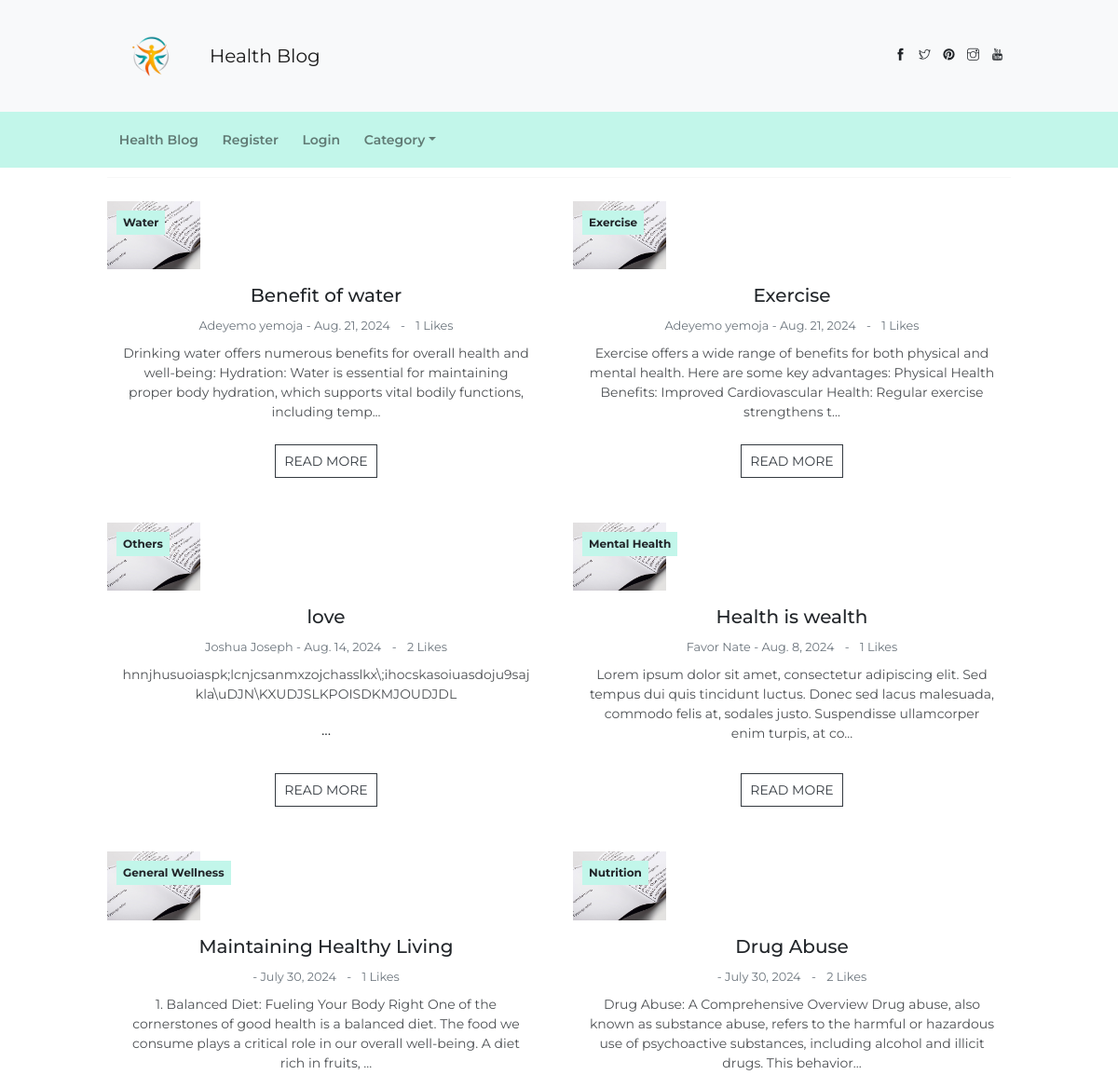
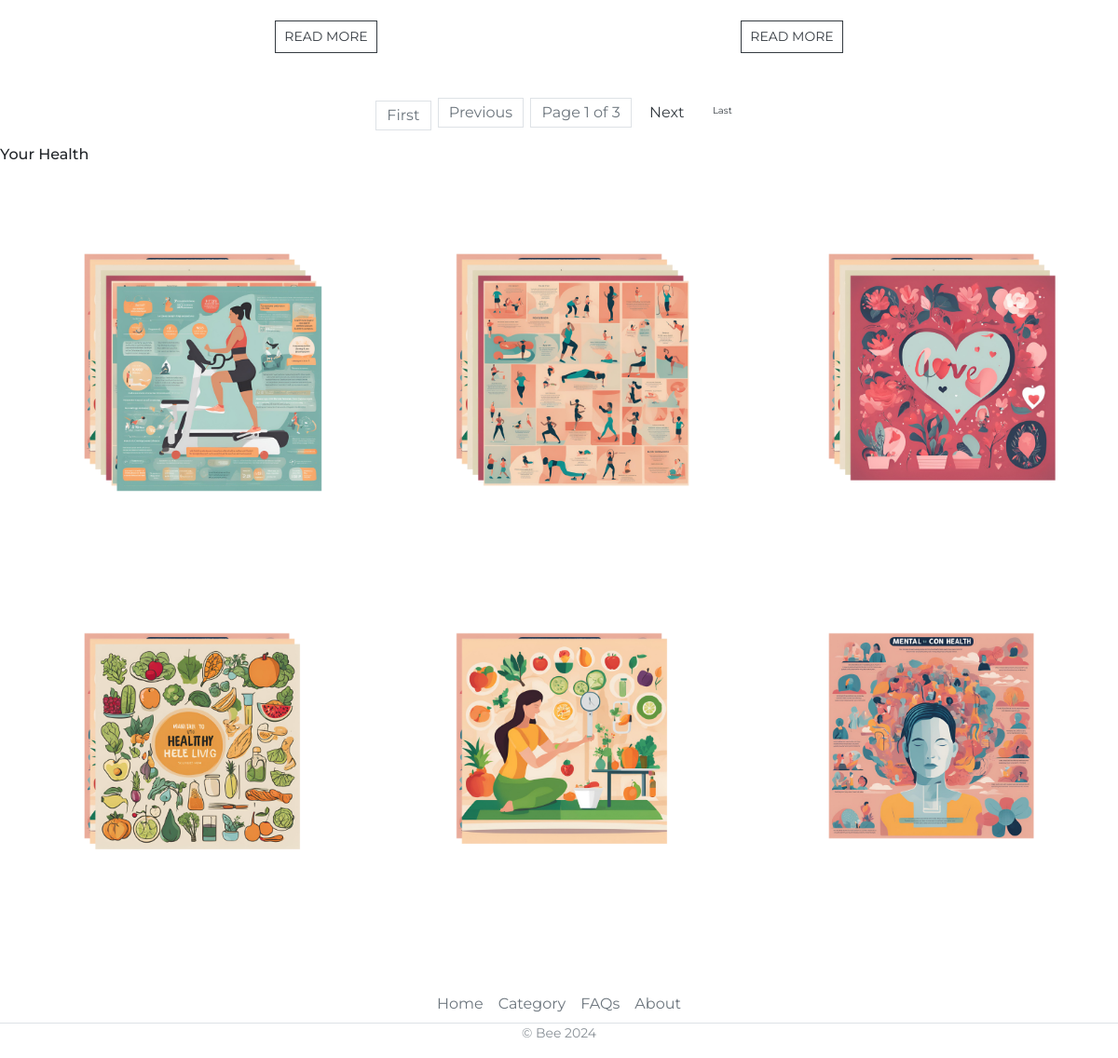
The page / on the database its author committed (2 pictures, top to bottom).
### blog/models.py (models this page shows, shortened)
class Post(models.Model):
    title = models.CharField(max_length=100)
    title_tag = models.CharField(max_length=100)
    author = models.ForeignKey(User, on_delete=models.CASCADE)
    body = models.TextField()
    date_created = models.DateField(auto_now_add=True)
    category = models.CharField(max_length=100, default= 'Nutrition')
    likes = models.ManyToManyField(User, related_name='blog_posts')
    def total_likes(self):
        return self.likes.count()

### blog/views.py (the view)
# urls.py: path('', HomeView.as_view(), name='home'),
class HomeView(ListView):
    model = Post
    template_name = 'home.html'
    ordering = ['-date_created' ]
    paginate_by = 6
    def get_context_data(self, * args ,**kwargs):
        cat_menu = Category.objects.all()
        context = super(HomeView, self).get_context_data(* args ,**kwargs)
        context["cat_menu"] = cat_menu
        for post in context['object_list']:
            post.total_likes = post.total_likes()
        return context

### blog/models.py (called while the page is built)
    def __str__(self):
        return self.name

### templates/home.html (shortened to what this page needs)
{% extends 'base.html' %}
{% load static %}
{% block content %}
<div class="container">
    <div class="page-container">
        <div class="page-content">
            <hr>
            <div class="row">
                {% for post in object_list %}
                    <div class="col-lg-6 mb-5">
                        <div class="card text-center h-100">
                            <div class="card-header p-0">
                                <div class="blog-media position-relative">
                                    <img src="{% static 'blog/imgs/blog-2.jpg' %}" alt="" class="w-100">
                                    <a href="{% url 'category' post.category %}" class="badge badge-primary position-absolute" style="top: 10px; left: 10px;">{{ post.category }}</a>
                                </div>
                            </div>
                            <div class="card-body px-3" >
                                <h5 class="card-title mb-2">{{post.title }}</h5>
                                <small class="small text-muted">
                                    {{ post.author.first_name }} {{ post.author.last_name }} - {{ post.date_created }}
                                    <span class="px-2">-</span>
                                    <a href="#" class="text-muted">{{ post.total_likes }} Likes</a>
                                </small>
                                <p class="my-2"> {{ post.body|slice:":200"|safe }}...</p>
                            </div>
                            <div class="card-footer p-0 text-center">
                                <a href="{% url 'article-detail' post.pk %}" class="btn btn-outline-dark btn-sm">READ MORE</a>
                            </div>
                        </div>
                    </div>
                    {% if forloop.counter|divisibleby:"2" and not forloop.last %}
                        </div><div class="row">
                    {% endif %}
                {% endfor %}
            </div>
        </div>
    </div>
</div>
                <nav aria-label="Page navigation example">
                    <ul class="pagination justify-content-center">
                        {% if page_obj.has_previous %}
                            <li class="page-item">
                                <a class="page-link" href="?page=1">First</a>
                            </li>
                            <li class="page-item">
                                <a class="page-link" href="?page={{ page_obj.previous_page_number }}">Previous</a>
                            </li>
                        {% else %}
                            <li class="page-item disabled">
                                <span class="page-link">First</span>
                            </li>
                            <li class="page-item disabled">
                                <span class="page-link">Previous</span>
                            </li>
                        {% endif %}
                        <li class="page-item disabled">
                            <span class="page-link">Page {{ page_obj.number }} of {{ page_obj.paginator.num_pages }}</span>
                        </li>
                        {% if page_obj.has_next %}
                            <li class="page-item">
                                <a class="page-link" href="?page={{ page_obj.next_page_number }}">Next</a>
                            </li>
                            <li class="page-item">
                                <a class="page-link" href="?page={{ page_obj.paginator.num_pages }}">Last</a>
                            </li>
                        {% endif %}
                    </ul>
                </nav>
            <h6 class="column-row">Your Health</h6>
            <div class="row px-3">
                <div class="col-4 p-1 figure">
                    <a href="#" class="figure-img">
                        <img src="{% static 'blog/imgs/insta-1.png' %}" alt="">
                    </a>
                </div>
                <div class="col-4 p-1 figure">
                    <a href="#" class="figure-img">
                        <img src="{% static 'blog/imgs/insta-2.png' %}" alt="" class="w-100 m-0">
                    </a>
                </div>
                <div class="col-4 p-1 figure">
                    <a href="#" class="figure-img">
                        <img src="{% static 'blog/imgs/insta-3.png' %}" alt="" class="w-100">
                    </a>
                </div>
                <div class="col-4 p-1 figure">
                    <a href="#" class="figure-img">
                        <img src="{% static 'blog/imgs/insta-4.png' %}" alt="" class="w-100 m-0">
                    </a>
                </div>
                <div class="col-4 p-1 figure">
                    <a href="#" class="figure-img">
                        <img src="{% static 'blog/imgs/insta-5.png'%}" alt="" class="w-100">
                    </a>
                </div>
                <div class="col-4 p-1 figure">
                    <a href="#" class="figure-img">
                        <img src="{% static 'blog/imgs/insta-6.png'%}" alt="" class="w-100 m-0">
                    </a>
                </div>
            </div>
</body>
{% endblock %}

### templates/base.html (shortened to what this page needs)
{% load static %}
<!DOCTYPE html>
<html lang="en">
<head>
    <link rel="stylesheet" href="{% static 'blog/vendors/themify-icons/css/themify-icons.css' %} ">
    <link href="https://cdn.jsdelivr.net/npm/bootstrap@5.3.3/dist/css/bootstrap.min.css" rel="stylesheet">
	<link rel="stylesheet" href="{% static 'blog/css/joeblog.css' %}">
</head>
<body data-spy="scroll" data-target=".navbar" data-offset="40" id="home">
<div class="navbar navbar-light bg-light">
    <div class="container d-flex justify-content-between align-items-center">
        <div class="d-flex align-items-center">
            <img src="{% static 'blog/imgs/output_1000992351_0.png' %}" alt="Health Blog" style="max-width: 100px; height: auto; margin-right: 10px;">
            <a class="navbar-brand" href="{% url 'home' %}">Health Blog</a>
        </div>
        <div class="socials d-flex">
            <a href="javascript:void(0)" class="me-2"><i class="ti-facebook"></i></a>
            <a href="javascript:void(0)" class="me-2"><i class="ti-twitter"></i></a>
            <a href="javascript:void(0)" class="me-2"><i class="ti-pinterest-alt"></i></a>
            <a href="javascript:void(0)" class="me-2"><i class="ti-instagram"></i></a>
            <a href="javascript:void(0)" class="me-2"><i class="ti-youtube"></i></a>
        </div>
    </div>
</div>
    <nav class="navbar custom-navbar navbar-expand-md navbar-light bg-primary sticky-top">
        <div class="container">
            <div class="collapse navbar-collapse" id="navbarSupportedContent">
                <ul class="navbar-nav">
                    <li class="nav-item">
                        <a class="nav-link" href="{% url 'home' %}">Health Blog </a>
                    </li>
                    {% if user.is_authenticated %}
                    <li class="nav-item">
                        <a class="nav-link" href="{% url 'add_post' %}">Add post</a>
                    </li>
                    <li class="nav-item">
                        <a class="nav-link" href="{% url 'add_category' %}">Add category</a>
                    </li>
                    <li class="nav-item">
                      <form method="post" action="{% url 'logout' %}">
                        {% csrf_token %}
                        <button type="submit" class="nav-link btn btn-link" style="padding: 0; border: none; background: none;">Logout</button>
                      </form>
                    </li>
                    {% else %}
                  <li class="nav-item">
                      <a class="nav-link" href="{% url 'register' %}">Register</a>
                  </li>
                  <li class="nav-item">
                    <a class="nav-link" href="{% url 'login' %}">Login</a>
                 </li>
                    {% endif %}
                      {% if cat_menu %}
                    <li class="nav-item dropdown">
                      <a class="nav-link dropdown-toggle" href="#" id="navbarDropdown" role="button" data-toggle="dropdown" aria-haspopup="true" aria-expanded="false">Category</a>
                    </li>
                    {% endif %}
                </ul>
            </div>
        </div>
    </nav>
      {% block content %}
      {% endblock %}
    <footer class="" >
      <ul class="nav justify-content-center border-bottom"  style="margin-top: 60px;">
        <li class="nav-item"><a href="{% url 'home' %}" class="nav-link px-2 text-muted">Home</a></li>
        <li class="nav-item"><a href="{% url 'add_category' %}" class="nav-link px-2 text-muted">Category</a></li>
        <li class="nav-item"><a href="{% url 'faqs' %}" class="nav-link px-2 text-muted">FAQs</a></li>
        <li class="nav-item"><a href="{% url 'about' %}" class="nav-link px-2 text-muted">About</a></li>
      </ul>
      <p class="text-center text-muted">&copy; Bee 2024</p>
    </footer>
</body>
</html>

### rows shown on the page
Post: category "Water", title "Benefit of water", author.first_name "Adeyemo", author.last_name "yemoja", date_created "Aug. 21, 2024", total_likes "1", body "Drinking water offers numerous benefits for overall health and well-being: Hydration: Water is essential for maintaining proper body hydration, which supports vital bodily functions, including temp"
Post: category "Exercise", title "Exercise", author.first_name "Adeyemo", author.last_name "yemoja", date_created "Aug. 21, 2024", total_likes "1", body "Exercise offers a wide range of benefits for both physical and mental health. Here are some key advantages: Physical Health Benefits: Improved Cardiovascular Health: Regular exercise strengthens t"
Post: category "Others", title "love", author.first_name "Joshua", author.last_name "Joseph", date_created "Aug. 14, 2024", total_likes "2", body "hnnjhusuoiaspk;lcnjcsanmxzojchasslkx\\;ihocskasoiuasdoju9sajkla\\uDJN\\KXUDJSLKPOISDKMJOUDJDL"
Post: category "Mental Health", title "Health is wealth", author.first_name "Favor", author.last_name "Nate", date_created "Aug. 8, 2024", total_likes "1", body "Lorem ipsum dolor sit amet, consectetur adipiscing elit. Sed tempus dui quis tincidunt luctus. Donec sed lacus malesuada, commodo felis at, sodales justo. Suspendisse ullamcorper enim turpis, at co"
Post: category "General Wellness", title "Maintaining Healthy Living", date_created "July 30, 2024", total_likes "1", body "1. Balanced Diet: Fueling Your Body Right One of the cornerstones of good health is a balanced diet. The food we consume plays a critical role in our overall well-being. A diet rich in fruits,"
Post: category "Nutrition", title "Drug Abuse", date_created "July 30, 2024", total_likes "2", body "Drug Abuse: A Comprehensive Overview Drug abuse, also known as substance abuse, refers to the harmful or hazardous use of psychoactive substances, including alcohol and illicit drugs. This behavior"

### other values the page prints
{{ page_obj.number }} "1"
{{ page_obj.paginator.num_pages }} "3"
